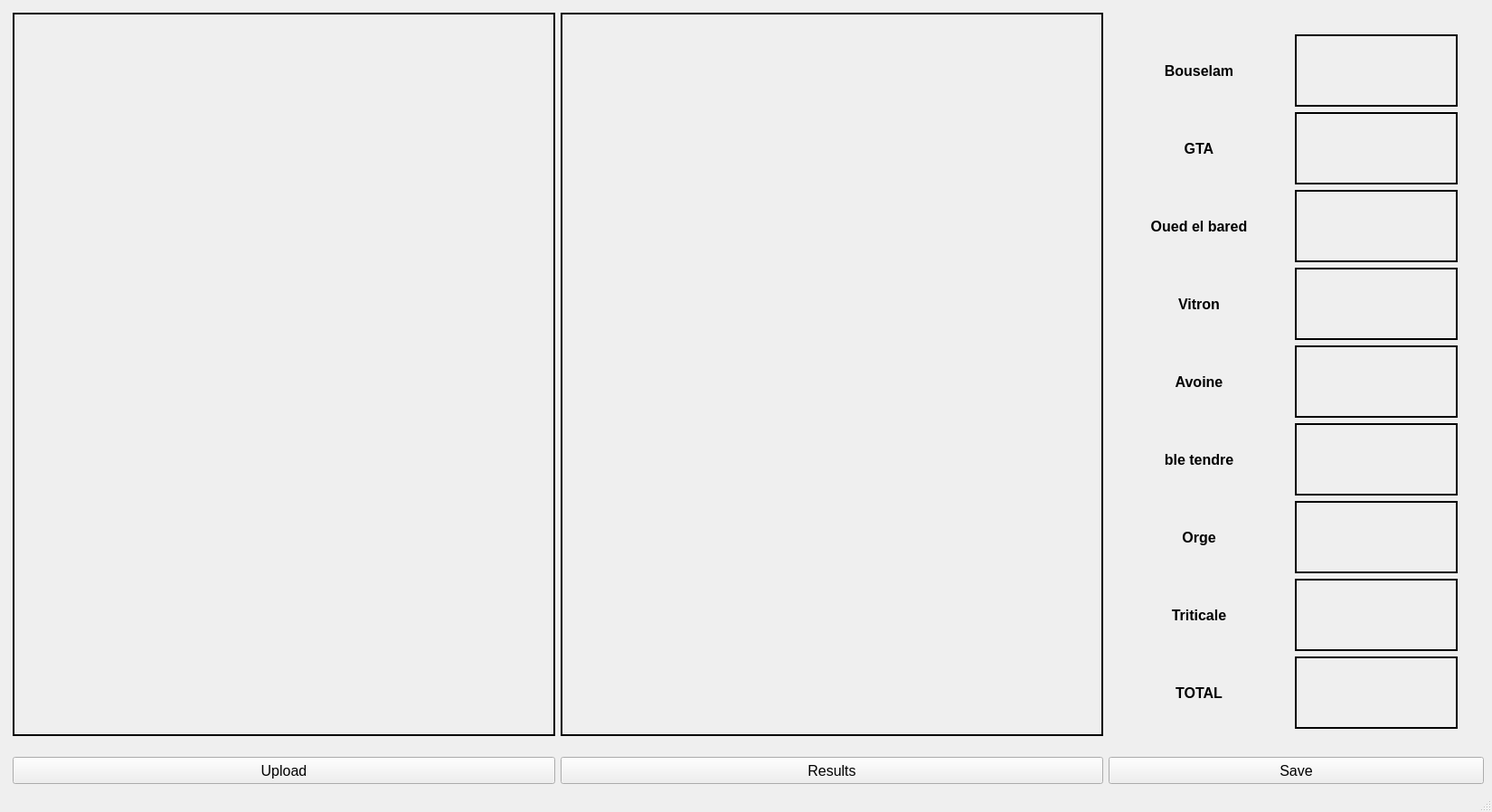
<?xml version="1.0" encoding="UTF-8"?>
<ui version="4.0">
 <class>MainWindow</class>
 <widget class="QMainWindow" name="MainWindow">
  <property name="geometry">
   <rect>
    <x>0</x>
    <y>0</y>
    <width>1650</width>
    <height>898</height>
   </rect>
  </property>
  <property name="sizePolicy">
   <sizepolicy hsizetype="Fixed" vsizetype="Fixed">
    <horstretch>0</horstretch>
    <verstretch>0</verstretch>
   </sizepolicy>
  </property>
  <property name="minimumSize">
   <size>
    <width>1650</width>
    <height>865</height>
   </size>
  </property>
  <property name="maximumSize">
   <size>
    <width>1650</width>
    <height>900</height>
   </size>
  </property>
  <property name="windowTitle">
   <string>MainWindow</string>
  </property>
  <widget class="QWidget" name="centralwidget">
   <layout class="QGridLayout" name="gridLayout">
    <item row="0" column="0">
     <layout class="QHBoxLayout" name="horizontalLayout">
      <property name="leftMargin">
       <number>5</number>
      </property>
      <property name="topMargin">
       <number>5</number>
      </property>
      <item>
       <layout class="QVBoxLayout" name="verticalLayout_3">
        <item>
         <widget class="QLabel" name="label">
          <property name="sizePolicy">
           <sizepolicy hsizetype="Fixed" vsizetype="Fixed">
            <horstretch>0</horstretch>
            <verstretch>0</verstretch>
           </sizepolicy>
          </property>
          <property name="minimumSize">
           <size>
            <width>600</width>
            <height>800</height>
           </size>
          </property>
          <property name="maximumSize">
           <size>
            <width>600</width>
            <height>800</height>
           </size>
          </property>
          <property name="frameShape">
           <enum>QFrame::Box</enum>
          </property>
          <property name="lineWidth">
           <number>2</number>
          </property>
          <property name="text">
           <string/>
          </property>
         </widget>
        </item>
        <item>
         <spacer name="verticalSpacer_3">
          <property name="orientation">
           <enum>Qt::Vertical</enum>
          </property>
          <property name="sizeHint" stdset="0">
           <size>
            <width>20</width>
            <height>40</height>
           </size>
          </property>
         </spacer>
        </item>
        <item>
         <widget class="QPushButton" name="pushButton">
          <property name="minimumSize">
           <size>
            <width>0</width>
            <height>30</height>
           </size>
          </property>
          <property name="maximumSize">
           <size>
            <width>16777215</width>
            <height>30</height>
           </size>
          </property>
          <property name="font">
           <font>
            <pointsize>12</pointsize>
           </font>
          </property>
          <property name="text">
           <string>Upload</string>
          </property>
         </widget>
        </item>
       </layout>
      </item>
      <item>
       <layout class="QVBoxLayout" name="verticalLayout_4">
        <item>
         <widget class="QLabel" name="label_2">
          <property name="sizePolicy">
           <sizepolicy hsizetype="Fixed" vsizetype="Fixed">
            <horstretch>0</horstretch>
            <verstretch>0</verstretch>
           </sizepolicy>
          </property>
          <property name="minimumSize">
           <size>
            <width>600</width>
            <height>800</height>
           </size>
          </property>
          <property name="maximumSize">
           <size>
            <width>600</width>
            <height>800</height>
           </size>
          </property>
          <property name="frameShape">
           <enum>QFrame::Box</enum>
          </property>
          <property name="lineWidth">
           <number>2</number>
          </property>
          <property name="text">
           <string/>
          </property>
         </widget>
        </item>
        <item>
         <spacer name="verticalSpacer_4">
          <property name="orientation">
           <enum>Qt::Vertical</enum>
          </property>
          <property name="sizeHint" stdset="0">
           <size>
            <width>20</width>
            <height>40</height>
           </size>
          </property>
         </spacer>
        </item>
        <item>
         <widget class="QPushButton" name="pushButton_2">
          <property name="minimumSize">
           <size>
            <width>0</width>
            <height>30</height>
           </size>
          </property>
          <property name="maximumSize">
           <size>
            <width>16777215</width>
            <height>30</height>
           </size>
          </property>
          <property name="font">
           <font>
            <pointsize>12</pointsize>
           </font>
          </property>
          <property name="text">
           <string>Results</string>
          </property>
         </widget>
        </item>
       </layout>
      </item>
      <item>
       <layout class="QVBoxLayout" name="verticalLayout">
        <item>
         <spacer name="verticalSpacer_2">
          <property name="orientation">
           <enum>Qt::Vertical</enum>
          </property>
          <property name="sizeHint" stdset="0">
           <size>
            <width>20</width>
            <height>40</height>
           </size>
          </property>
         </spacer>
        </item>
        <item>
         <layout class="QGridLayout" name="gridLayout_2">
          <item row="1" column="0">
           <widget class="QLabel" name="label_3">
            <property name="sizePolicy">
             <sizepolicy hsizetype="Fixed" vsizetype="Fixed">
              <horstretch>0</horstretch>
              <verstretch>0</verstretch>
             </sizepolicy>
            </property>
            <property name="minimumSize">
             <size>
              <width>200</width>
              <height>80</height>
             </size>
            </property>
            <property name="font">
             <font>
              <pointsize>12</pointsize>
              <weight>75</weight>
              <bold>true</bold>
             </font>
            </property>
            <property name="text">
             <string>Bouselam</string>
            </property>
            <property name="alignment">
             <set>Qt::AlignCenter</set>
            </property>
           </widget>
          </item>
          <item row="3" column="0">
           <widget class="QLabel" name="label_7">
            <property name="sizePolicy">
             <sizepolicy hsizetype="Fixed" vsizetype="Fixed">
              <horstretch>0</horstretch>
              <verstretch>0</verstretch>
             </sizepolicy>
            </property>
            <property name="minimumSize">
             <size>
              <width>200</width>
              <height>80</height>
             </size>
            </property>
            <property name="font">
             <font>
              <pointsize>12</pointsize>
              <weight>75</weight>
              <bold>true</bold>
             </font>
            </property>
            <property name="text">
             <string>Oued el bared</string>
            </property>
            <property name="alignment">
             <set>Qt::AlignCenter</set>
            </property>
           </widget>
          </item>
          <item row="3" column="1">
           <widget class="QLabel" name="label_14">
            <property name="font">
             <font>
              <pointsize>12</pointsize>
              <weight>75</weight>
              <bold>true</bold>
             </font>
            </property>
            <property name="frameShape">
             <enum>QFrame::Box</enum>
            </property>
            <property name="lineWidth">
             <number>2</number>
            </property>
            <property name="text">
             <string/>
            </property>
           </widget>
          </item>
          <item row="6" column="0">
           <widget class="QLabel" name="label_10">
            <property name="sizePolicy">
             <sizepolicy hsizetype="Fixed" vsizetype="Fixed">
              <horstretch>0</horstretch>
              <verstretch>0</verstretch>
             </sizepolicy>
            </property>
            <property name="minimumSize">
             <size>
              <width>200</width>
              <height>80</height>
             </size>
            </property>
            <property name="font">
             <font>
              <pointsize>12</pointsize>
              <weight>75</weight>
              <bold>true</bold>
             </font>
            </property>
            <property name="text">
             <string>ble tendre</string>
            </property>
            <property name="alignment">
             <set>Qt::AlignCenter</set>
            </property>
           </widget>
          </item>
          <item row="7" column="1">
           <widget class="QLabel" name="label_18">
            <property name="font">
             <font>
              <pointsize>12</pointsize>
              <weight>75</weight>
              <bold>true</bold>
             </font>
            </property>
            <property name="frameShape">
             <enum>QFrame::Box</enum>
            </property>
            <property name="lineWidth">
             <number>2</number>
            </property>
            <property name="text">
             <string/>
            </property>
           </widget>
          </item>
          <item row="8" column="0">
           <widget class="QLabel" name="label_12">
            <property name="sizePolicy">
             <sizepolicy hsizetype="Fixed" vsizetype="Fixed">
              <horstretch>0</horstretch>
              <verstretch>0</verstretch>
             </sizepolicy>
            </property>
            <property name="minimumSize">
             <size>
              <width>200</width>
              <height>80</height>
             </size>
            </property>
            <property name="font">
             <font>
              <pointsize>12</pointsize>
              <weight>75</weight>
              <bold>true</bold>
             </font>
            </property>
            <property name="text">
             <string>Triticale</string>
            </property>
            <property name="alignment">
             <set>Qt::AlignCenter</set>
            </property>
           </widget>
          </item>
          <item row="2" column="1">
           <widget class="QLabel" name="label_6">
            <property name="font">
             <font>
              <pointsize>12</pointsize>
              <weight>75</weight>
              <bold>true</bold>
             </font>
            </property>
            <property name="frameShape">
             <enum>QFrame::Box</enum>
            </property>
            <property name="lineWidth">
             <number>2</number>
            </property>
            <property name="text">
             <string/>
            </property>
           </widget>
          </item>
          <item row="4" column="0">
           <widget class="QLabel" name="label_8">
            <property name="sizePolicy">
             <sizepolicy hsizetype="Fixed" vsizetype="Fixed">
              <horstretch>0</horstretch>
              <verstretch>0</verstretch>
             </sizepolicy>
            </property>
            <property name="minimumSize">
             <size>
              <width>200</width>
              <height>80</height>
             </size>
            </property>
            <property name="font">
             <font>
              <pointsize>12</pointsize>
              <weight>75</weight>
              <bold>true</bold>
             </font>
            </property>
            <property name="text">
             <string>Vitron</string>
            </property>
            <property name="alignment">
             <set>Qt::AlignCenter</set>
            </property>
           </widget>
          </item>
          <item row="2" column="0">
           <widget class="QLabel" name="label_5">
            <property name="sizePolicy">
             <sizepolicy hsizetype="Fixed" vsizetype="Fixed">
              <horstretch>0</horstretch>
              <verstretch>0</verstretch>
             </sizepolicy>
            </property>
            <property name="minimumSize">
             <size>
              <width>200</width>
              <height>80</height>
             </size>
            </property>
            <property name="font">
             <font>
              <pointsize>12</pointsize>
              <weight>75</weight>
              <bold>true</bold>
             </font>
            </property>
            <property name="text">
             <string>GTA</string>
            </property>
            <property name="alignment">
             <set>Qt::AlignCenter</set>
            </property>
           </widget>
          </item>
          <item row="5" column="0">
           <widget class="QLabel" name="label_9">
            <property name="sizePolicy">
             <sizepolicy hsizetype="Fixed" vsizetype="Fixed">
              <horstretch>0</horstretch>
              <verstretch>0</verstretch>
             </sizepolicy>
            </property>
            <property name="minimumSize">
             <size>
              <width>200</width>
              <height>80</height>
             </size>
            </property>
            <property name="font">
             <font>
              <pointsize>12</pointsize>
              <weight>75</weight>
              <bold>true</bold>
             </font>
            </property>
            <property name="text">
             <string>Avoine</string>
            </property>
            <property name="alignment">
             <set>Qt::AlignCenter</set>
            </property>
           </widget>
          </item>
          <item row="7" column="0">
           <widget class="QLabel" name="label_11">
            <property name="sizePolicy">
             <sizepolicy hsizetype="Fixed" vsizetype="Fixed">
              <horstretch>0</horstretch>
              <verstretch>0</verstretch>
             </sizepolicy>
            </property>
            <property name="minimumSize">
             <size>
              <width>200</width>
              <height>80</height>
             </size>
            </property>
            <property name="font">
             <font>
              <pointsize>12</pointsize>
              <weight>75</weight>
              <bold>true</bold>
             </font>
            </property>
            <property name="text">
             <string>Orge</string>
            </property>
            <property name="alignment">
             <set>Qt::AlignCenter</set>
            </property>
           </widget>
          </item>
          <item row="1" column="1">
           <widget class="QLabel" name="label_4">
            <property name="sizePolicy">
             <sizepolicy hsizetype="Fixed" vsizetype="Fixed">
              <horstretch>0</horstretch>
              <verstretch>0</verstretch>
             </sizepolicy>
            </property>
            <property name="minimumSize">
             <size>
              <width>180</width>
              <height>80</height>
             </size>
            </property>
            <property name="font">
             <font>
              <pointsize>12</pointsize>
              <weight>75</weight>
              <bold>true</bold>
             </font>
            </property>
            <property name="frameShape">
             <enum>QFrame::Box</enum>
            </property>
            <property name="frameShadow">
             <enum>QFrame::Plain</enum>
            </property>
            <property name="lineWidth">
             <number>2</number>
            </property>
            <property name="text">
             <string/>
            </property>
           </widget>
          </item>
          <item row="9" column="0">
           <widget class="QLabel" name="label_13">
            <property name="sizePolicy">
             <sizepolicy hsizetype="Fixed" vsizetype="Fixed">
              <horstretch>0</horstretch>
              <verstretch>0</verstretch>
             </sizepolicy>
            </property>
            <property name="minimumSize">
             <size>
              <width>200</width>
              <height>80</height>
             </size>
            </property>
            <property name="font">
             <font>
              <pointsize>12</pointsize>
              <weight>75</weight>
              <bold>true</bold>
             </font>
            </property>
            <property name="text">
             <string>TOTAL</string>
            </property>
            <property name="alignment">
             <set>Qt::AlignCenter</set>
            </property>
           </widget>
          </item>
          <item row="4" column="1">
           <widget class="QLabel" name="label_15">
            <property name="font">
             <font>
              <pointsize>12</pointsize>
              <weight>75</weight>
              <bold>true</bold>
             </font>
            </property>
            <property name="frameShape">
             <enum>QFrame::Box</enum>
            </property>
            <property name="lineWidth">
             <number>2</number>
            </property>
            <property name="text">
             <string/>
            </property>
           </widget>
          </item>
          <item row="6" column="1">
           <widget class="QLabel" name="label_17">
            <property name="font">
             <font>
              <pointsize>12</pointsize>
              <weight>75</weight>
              <bold>true</bold>
             </font>
            </property>
            <property name="frameShape">
             <enum>QFrame::Box</enum>
            </property>
            <property name="lineWidth">
             <number>2</number>
            </property>
            <property name="text">
             <string/>
            </property>
           </widget>
          </item>
          <item row="5" column="1">
           <widget class="QLabel" name="label_16">
            <property name="font">
             <font>
              <pointsize>12</pointsize>
              <weight>75</weight>
              <bold>true</bold>
             </font>
            </property>
            <property name="frameShape">
             <enum>QFrame::Box</enum>
            </property>
            <property name="lineWidth">
             <number>2</number>
            </property>
            <property name="text">
             <string/>
            </property>
           </widget>
          </item>
          <item row="8" column="1">
           <widget class="QLabel" name="label_19">
            <property name="font">
             <font>
              <pointsize>12</pointsize>
              <weight>75</weight>
              <bold>true</bold>
             </font>
            </property>
            <property name="frameShape">
             <enum>QFrame::Box</enum>
            </property>
            <property name="lineWidth">
             <number>2</number>
            </property>
            <property name="text">
             <string/>
            </property>
           </widget>
          </item>
          <item row="9" column="1">
           <widget class="QLabel" name="label_20">
            <property name="font">
             <font>
              <pointsize>12</pointsize>
              <weight>75</weight>
              <bold>true</bold>
             </font>
            </property>
            <property name="frameShape">
             <enum>QFrame::Box</enum>
            </property>
            <property name="lineWidth">
             <number>2</number>
            </property>
            <property name="text">
             <string/>
            </property>
           </widget>
          </item>
          <item row="1" column="2">
           <spacer name="horizontalSpacer">
            <property name="orientation">
             <enum>Qt::Horizontal</enum>
            </property>
            <property name="sizeHint" stdset="0">
             <size>
              <width>40</width>
              <height>20</height>
             </size>
            </property>
           </spacer>
          </item>
          <item row="2" column="2">
           <spacer name="horizontalSpacer_2">
            <property name="orientation">
             <enum>Qt::Horizontal</enum>
            </property>
            <property name="sizeHint" stdset="0">
             <size>
              <width>40</width>
              <height>20</height>
             </size>
            </property>
           </spacer>
          </item>
          <item row="3" column="2">
           <spacer name="horizontalSpacer_3">
            <property name="orientation">
             <enum>Qt::Horizontal</enum>
            </property>
            <property name="sizeHint" stdset="0">
             <size>
              <width>40</width>
              <height>20</height>
             </size>
            </property>
           </spacer>
          </item>
          <item row="4" column="2">
           <spacer name="horizontalSpacer_4">
            <property name="orientation">
             <enum>Qt::Horizontal</enum>
            </property>
            <property name="sizeHint" stdset="0">
             <size>
              <width>40</width>
              <height>20</height>
             </size>
            </property>
           </spacer>
          </item>
          <item row="5" column="2">
           <spacer name="horizontalSpacer_5">
            <property name="orientation">
             <enum>Qt::Horizontal</enum>
            </property>
            <property name="sizeHint" stdset="0">
             <size>
              <width>40</width>
              <height>20</height>
             </size>
            </property>
           </spacer>
          </item>
          <item row="6" column="2">
           <spacer name="horizontalSpacer_6">
            <property name="orientation">
             <enum>Qt::Horizontal</enum>
            </property>
            <property name="sizeHint" stdset="0">
             <size>
              <width>40</width>
              <height>20</height>
             </size>
            </property>
           </spacer>
          </item>
          <item row="7" column="2">
           <spacer name="horizontalSpacer_7">
            <property name="orientation">
             <enum>Qt::Horizontal</enum>
            </property>
            <property name="sizeHint" stdset="0">
             <size>
              <width>40</width>
              <height>20</height>
             </size>
            </property>
           </spacer>
          </item>
          <item row="8" column="2">
           <spacer name="horizontalSpacer_8">
            <property name="orientation">
             <enum>Qt::Horizontal</enum>
            </property>
            <property name="sizeHint" stdset="0">
             <size>
              <width>40</width>
              <height>20</height>
             </size>
            </property>
           </spacer>
          </item>
          <item row="9" column="2">
           <spacer name="horizontalSpacer_9">
            <property name="orientation">
             <enum>Qt::Horizontal</enum>
            </property>
            <property name="sizeHint" stdset="0">
             <size>
              <width>40</width>
              <height>20</height>
             </size>
            </property>
           </spacer>
          </item>
         </layout>
        </item>
        <item>
         <spacer name="verticalSpacer">
          <property name="orientation">
           <enum>Qt::Vertical</enum>
          </property>
          <property name="sizeHint" stdset="0">
           <size>
            <width>20</width>
            <height>40</height>
           </size>
          </property>
         </spacer>
        </item>
        <item>
         <widget class="QPushButton" name="pushButton_3">
          <property name="minimumSize">
           <size>
            <width>0</width>
            <height>30</height>
           </size>
          </property>
          <property name="maximumSize">
           <size>
            <width>16777215</width>
            <height>30</height>
           </size>
          </property>
          <property name="font">
           <font>
            <pointsize>12</pointsize>
           </font>
          </property>
          <property name="text">
           <string>Save</string>
          </property>
         </widget>
        </item>
       </layout>
      </item>
     </layout>
    </item>
   </layout>
  </widget>
  <widget class="QMenuBar" name="menubar">
   <property name="geometry">
    <rect>
     <x>0</x>
     <y>0</y>
     <width>1650</width>
     <height>21</height>
    </rect>
   </property>
  </widget>
  <widget class="QStatusBar" name="statusbar"/>
 </widget>
 <resources/>
 <connections/>
</ui>
